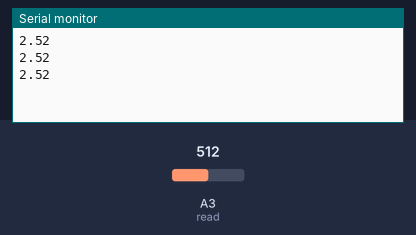
A sketch run on a simulated Arduino Uno, built with avr-gcc and run on an emulated ATmega328P. On the bench: the last lines printed to the serial monitor. The inputs (shaded band) are chosen by the test bench; at power-on: A3 (read) = 512.

Above: at 1.3 s.
1.4 s: A3 (read) set to 716
At 1.9 s:
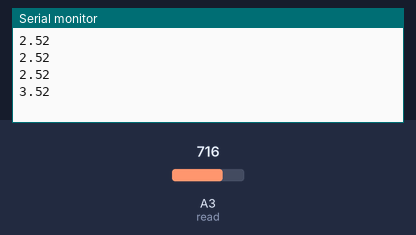
2.9 s: A3 (read) set to 900
At 3.4 s:
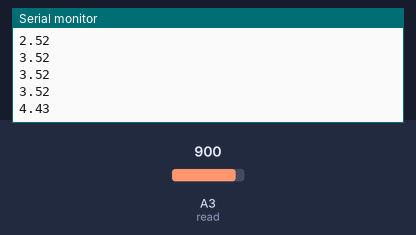
Timing chart, 0 to 5.9 s (numbered marks = the images above; inputs shaded):
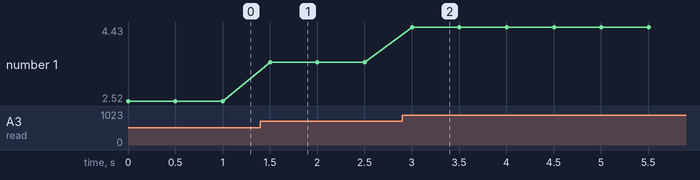

The sketch:

Volt_Mesureing.ino
```cpp
int readVal;
int read=A3;
float V2 = 0;
int del = 500;
void setup() {
pinMode(read, INPUT);
Serial.begin(9600);
}

void loop() {

readVal=analogRead(read);
V2=(5.03/1023.) *readVal;
Serial.println(V2);
delay(del);
}
```

Measured:
- after the input at 1.4 s, the serial monitor: prints a new line after 0.10 s (image 1)
- after the input at 2.9 s, the serial monitor: prints a new line after 0.10 s (image 2)
- plotted number 1: 2.52 → 3.52 after the input at 1.4 s, 3.52 → 4.43 after the input at 2.9 s
